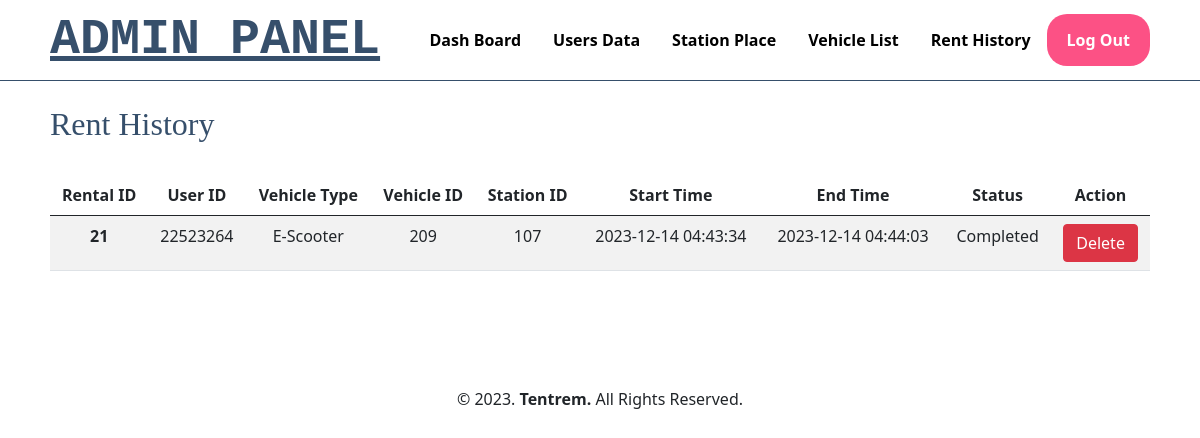
Page /admin/renthistory.php (signed in) on the committed database.
### tables this page shows
CREATE TABLE `rentals` (
  `rentalid` int(11) NOT NULL,
  `userid` int(11) DEFAULT NULL,
  `vehicletype` varchar(50) NOT NULL,
  `vehicleid` int(11) DEFAULT NULL,
  `stationid` int(11) DEFAULT NULL,
  `starttime` timestamp NULL DEFAULT NULL,
  `endtime` timestamp NULL DEFAULT NULL,
  `status` varchar(50) NOT NULL
);

### admin/renthistory.php (the view, shortened to what this page needs)
<?php include '../admin/include/header.php'; ?>
<?php
@include '../config.php';
$result = mysqli_query($conn, "SELECT * FROM rentals ORDER BY rentalid DESC");
?>
<div class="wrapper">
    <br>
    <h2>Rent History</h2><br>
    <section>
        <div class="tengah">
            <table class="table table-striped table-hover">
                <thead>
                    <tr>
                        <th scope="col">Rental ID</th>
                        <th scope="col">User ID</th>
                        <th scope="col">Vehicle Type</th>
                        <th scope="col">Vehicle ID</th>
                        <th scope="col">Station ID</th>
                        <th scope="col">Start Time</th>
                        <th scope="col">End Time</th>
                        <th scope="col">Status</th>
                        <th scope="col">Action</th>
                    </tr>
                </thead>
                <tbody>
                <?php
                    while ($rental_data = mysqli_fetch_array($result)) {
                        echo "<tr>";
                        echo "<th scope=\"row\">" . $rental_data['rentalid'] . "</th>";
                        echo "<td>" . $rental_data['userid'] . "</td>";
                        echo "<td>" . $rental_data['vehicletype'] . "</td>";
                        echo "<td>" . $rental_data['vehicleid'] . "</td>";
                        echo "<td>" . $rental_data['stationid'] . "</td>";
                        echo "<td>" . $rental_data['starttime'] . "</td>";
                        echo "<td>" . $rental_data['endtime'] . "</td>";
                        echo "<td>" . $rental_data['status'] . "</td>";
                        echo "<td><a href='renthistorydelete.php?rentalid=$rental_data[rentalid]' class=\"btn btn-danger\">Delete</a></td></tr>";
                    }
                    ?>
                </tbody>
            </table>
        </div>
    </section>
</div>
<?php include '../admin/include/footer.php'; ?>

### css/style.css (style rules this page uses)
* { text-decoration: none; margin: 0px; padding: 0px; }
body { margin: 0px; padding: 0px; font-family: 'Open Sans',sans-serif; }
.wrapper { width: 1100px; margin: auto; position: relative; }
section { margin: auto; display: flex; margin-bottom: 50px; }
h2 { font-family: 'comic sans ms'; font-weight: 800; font-size: 45px; margin-bottom: 20px; color: #364f6b; width: 100%; line-height: 50px; }
.tengah { text-align: center; width: 100%; }

### rows in the picture
rentals: rentalid "21", userid "22523264", vehicletype "E-Scooter", vehicleid "209", stationid "107", starttime "2023-12-14 04:43:34", endtime "2023-12-14 04:44:03", status "Completed"
